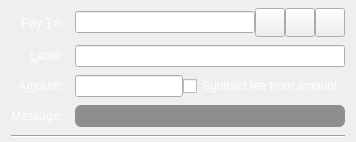
  <widget class="QFrame" name="SendCoins">
   <property name="toolTip">
    <string>This is a normal payment.</string>
   </property>
   <property name="frameShape">
    <enum>QFrame::NoFrame</enum>
   </property>
   <layout class="QGridLayout" name="gridLayout">
    <property name="topMargin">
     <number>8</number>
    </property>
    <property name="bottomMargin">
     <number>4</number>
    </property>
    <property name="horizontalSpacing">
     <number>12</number>
    </property>
    <property name="verticalSpacing">
     <number>8</number>
    </property>
    <item row="0" column="0">
     <widget class="QLabel" name="payToLabel">
      <property name="palette">
       <palette>
        <active>
         <colorrole role="WindowText">
          <brush brushstyle="SolidPattern">
           <color alpha="255">
            <red>255</red>
            <green>255</green>
            <blue>255</blue>
           </color>
          </brush>
         </colorrole>
        </active>
        <inactive>
         <colorrole role="WindowText">
          <brush brushstyle="SolidPattern">
           <color alpha="255">
            <red>255</red>
            <green>255</green>
            <blue>255</blue>
           </color>
          </brush>
         </colorrole>
        </inactive>
        <disabled>
         <colorrole role="WindowText">
          <brush brushstyle="SolidPattern">
           <color alpha="255">
            <red>120</red>
            <green>120</green>
            <blue>120</blue>
           </color>
          </brush>
         </colorrole>
        </disabled>
       </palette>
      </property>
      <property name="text">
       <string>Pay &amp;To:</string>
      </property>
      <property name="alignment">
       <set>Qt::AlignRight|Qt::AlignTrailing|Qt::AlignVCenter</set>
      </property>
      <property name="buddy">
       <cstring>payTo</cstring>
      </property>
     </widget>
    </item>
    <item row="0" column="1">
     <layout class="QHBoxLayout" name="payToLayout">
      <property name="spacing">
       <number>0</number>
      </property>
      <item>
       <widget class="QValidatedLineEdit" name="payTo">
        <property name="toolTip">
         <string>The XGoldCoin address to send the payment to</string>
        </property>
       </widget>
      </item>
      <item>
       <widget class="QToolButton" name="addressBookButton">
        <property name="toolTip">
         <string>Choose previously used address</string>
        </property>
        <property name="text">
         <string/>
        </property>
        <property name="icon">
         <iconset resource="../bitcoin.qrc">
          <normaloff>:/icons/address-book</normaloff>:/icons/address-book</iconset>
        </property>
        <property name="iconSize">
         <size>
          <width>22</width>
          <height>22</height>
         </size>
        </property>
        <property name="shortcut">
         <string>Alt+A</string>
        </property>
       </widget>
      </item>
      <item>
       <widget class="QToolButton" name="pasteButton">
        <property name="toolTip">
         <string>Paste address from clipboard</string>
        </property>
        <property name="text">
         <string/>
        </property>
        <property name="icon">
         <iconset resource="../bitcoin.qrc">
          <normaloff>:/icons/editpaste</normaloff>:/icons/editpaste</iconset>
        </property>
        <property name="iconSize">
         <size>
          <width>22</width>
          <height>22</height>
         </size>
        </property>
        <property name="shortcut">
         <string>Alt+P</string>
        </property>
       </widget>
      </item>
      <item>
       <widget class="QToolButton" name="deleteButton">
        <property name="toolTip">
         <string>Remove this entry</string>
        </property>
        <property name="text">
         <string/>
        </property>
        <property name="icon">
         <iconset resource="../bitcoin.qrc">
          <normaloff>:/icons/remove</normaloff>:/icons/remove</iconset>
        </property>
        <property name="iconSize">
         <size>
          <width>22</width>
          <height>22</height>
         </size>
        </property>
       </widget>
      </item>
     </layout>
    </item>
    <item row="1" column="0">
     <widget class="QLabel" name="labellLabel">
      <property name="palette">
       <palette>
        <active>
         <colorrole role="WindowText">
          <brush brushstyle="SolidPattern">
           <color alpha="255">
            <red>255</red>
            <green>255</green>
            <blue>255</blue>
           </color>
          </brush>
         </colorrole>
        </active>
        <inactive>
         <colorrole role="WindowText">
          <brush brushstyle="SolidPattern">
           <color alpha="255">
            <red>255</red>
            <green>255</green>
            <blue>255</blue>
           </color>
          </brush>
         </colorrole>
        </inactive>
        <disabled>
         <colorrole role="WindowText">
          <brush brushstyle="SolidPattern">
           <color alpha="255">
            <red>120</red>
            <green>120</green>
            <blue>120</blue>
           </color>
          </brush>
         </colorrole>
        </disabled>
       </palette>
      </property>
      <property name="text">
       <string>&amp;Label:</string>
      </property>
      <property name="alignment">
       <set>Qt::AlignRight|Qt::AlignTrailing|Qt::AlignVCenter</set>
      </property>
      <property name="buddy">
       <cstring>addAsLabel</cstring>
      </property>
     </widget>
    </item>
    <item row="1" column="1">
     <widget class="QLineEdit" name="addAsLabel">
      <property name="toolTip">
       <string>Enter a label for this address to add it to the list of used addresses</string>
      </property>
     </widget>
    </item>
    <item row="2" column="0">
     <widget class="QLabel" name="amountLabel">
      <property name="palette">
       <palette>
        <active>
         <colorrole role="WindowText">
          <brush brushstyle="SolidPattern">
           <color alpha="255">
            <red>255</red>
            <green>255</green>
            <blue>255</blue>
           </color>
          </brush>
         </colorrole>
        </active>
        <inactive>
         <colorrole role="WindowText">
          <brush brushstyle="SolidPattern">
           <color alpha="255">
            <red>255</red>
            <green>255</green>
            <blue>255</blue>
           </color>
          </brush>
         </colorrole>
        </inactive>
        <disabled>
         <colorrole role="WindowText">
          <brush brushstyle="SolidPattern">
           <color alpha="255">
            <red>120</red>
            <green>120</green>
            <blue>120</blue>
           </color>
          </brush>
         </colorrole>
        </disabled>
       </palette>
      </property>
      <property name="text">
       <string>A&amp;mount:</string>
      </property>
      <property name="alignment">
       <set>Qt::AlignRight|Qt::AlignTrailing|Qt::AlignVCenter</set>
      </property>
      <property name="buddy">
       <cstring>payAmount</cstring>
      </property>
     </widget>
    </item>
    <item row="2" column="1">
     <layout class="QHBoxLayout" name="horizontalLayoutAmount" stretch="0,1">
      <item>
       <widget class="BitcoinAmountField" name="payAmount"/>
      </item>
      <item>
       <widget class="QCheckBox" name="checkboxSubtractFeeFromAmount">
        <property name="palette">
         <palette>
          <active>
           <colorrole role="WindowText">
            <brush brushstyle="SolidPattern">
             <color alpha="255">
              <red>255</red>
              <green>255</green>
              <blue>255</blue>
             </color>
            </brush>
           </colorrole>
          </active>
          <inactive>
           <colorrole role="WindowText">
            <brush brushstyle="SolidPattern">
             <color alpha="255">
              <red>255</red>
              <green>255</green>
              <blue>255</blue>
             </color>
            </brush>
           </colorrole>
          </inactive>
          <disabled>
           <colorrole role="WindowText">
            <brush brushstyle="SolidPattern">
             <color alpha="255">
              <red>120</red>
              <green>120</green>
              <blue>120</blue>
             </color>
            </brush>
           </colorrole>
          </disabled>
         </palette>
        </property>
        <property name="toolTip">
         <string>The fee will be deducted from the amount being sent. The recipient will receive less xgoldcoins than you enter in the amount field. If multiple recipients are selected, the fee is split equally.</string>
        </property>
        <property name="text">
         <string>S&amp;ubtract fee from amount</string>
        </property>
       </widget>
      </item>
     </layout>
    </item>
    <item row="3" column="0">
     <widget class="QLabel" name="messageLabel">
      <property name="palette">
       <palette>
        <active>
         <colorrole role="WindowText">
          <brush brushstyle="SolidPattern">
           <color alpha="255">
            <red>255</red>
            <green>255</green>
            <blue>255</blue>
           </color>
          </brush>
         </colorrole>
        </active>
        <inactive>
         <colorrole role="WindowText">
          <brush brushstyle="SolidPattern">
           <color alpha="255">
            <red>255</red>
            <green>255</green>
            <blue>255</blue>
           </color>
          </brush>
         </colorrole>
        </inactive>
        <disabled>
         <colorrole role="WindowText">
          <brush brushstyle="SolidPattern">
           <color alpha="255">
            <red>120</red>
            <green>120</green>
            <blue>120</blue>
           </color>
          </brush>
         </colorrole>
        </disabled>
       </palette>
      </property>
      <property name="text">
       <string>Message:</string>
      </property>
      <property name="alignment">
       <set>Qt::AlignRight|Qt::AlignTrailing|Qt::AlignVCenter</set>
      </property>
     </widget>
    </item>
    <item row="3" column="1">
     <widget class="QLabel" name="messageTextLabel">
      <property name="palette">
       <palette>
        <active>
         <colorrole role="WindowText">
          <brush brushstyle="SolidPattern">
           <color alpha="255">
            <red>255</red>
            <green>255</green>
            <blue>255</blue>
           </color>
          </brush>
         </colorrole>
         <colorrole role="Button">
          <brush brushstyle="LinearGradientPattern">
           <gradient startx="0.500000000000000" starty="0.000000000000000" endx="0.500000000000000" endy="1.000000000000000" type="LinearGradient" spread="PadSpread" coordinatemode="ObjectBoundingMode">
            <gradientstop position="0.500000000000000">
             <color alpha="102">
              <red>0</red>
              <green>0</green>
              <blue>0</blue>
             </color>
            </gradientstop>
           </gradient>
          </brush>
         </colorrole>
         <colorrole role="Base">
          <brush brushstyle="LinearGradientPattern">
           <gradient startx="0.500000000000000" starty="0.000000000000000" endx="0.500000000000000" endy="1.000000000000000" type="LinearGradient" spread="PadSpread" coordinatemode="ObjectBoundingMode">
            <gradientstop position="0.500000000000000">
             <color alpha="102">
              <red>0</red>
              <green>0</green>
              <blue>0</blue>
             </color>
            </gradientstop>
           </gradient>
          </brush>
         </colorrole>
         <colorrole role="Window">
          <brush brushstyle="LinearGradientPattern">
           <gradient startx="0.500000000000000" starty="0.000000000000000" endx="0.500000000000000" endy="1.000000000000000" type="LinearGradient" spread="PadSpread" coordinatemode="ObjectBoundingMode">
            <gradientstop position="0.500000000000000">
             <color alpha="102">
              <red>0</red>
              <green>0</green>
              <blue>0</blue>
             </color>
            </gradientstop>
           </gradient>
          </brush>
         </colorrole>
        </active>
        <inactive>
         <colorrole role="WindowText">
          <brush brushstyle="SolidPattern">
           <color alpha="255">
            <red>255</red>
            <green>255</green>
            <blue>255</blue>
           </color>
          </brush>
         </colorrole>
         <colorrole role="Button">
          <brush brushstyle="LinearGradientPattern">
           <gradient startx="0.500000000000000" starty="0.000000000000000" endx="0.500000000000000" endy="1.000000000000000" type="LinearGradient" spread="PadSpread" coordinatemode="ObjectBoundingMode">
            <gradientstop position="0.500000000000000">
             <color alpha="102">
              <red>0</red>
              <green>0</green>
              <blue>0</blue>
             </color>
            </gradientstop>
           </gradient>
          </brush>
         </colorrole>
         <colorrole role="Base">
          <brush brushstyle="LinearGradientPattern">
           <gradient startx="0.500000000000000" starty="0.000000000000000" endx="0.500000000000000" endy="1.000000000000000" type="LinearGradient" spread="PadSpread" coordinatemode="ObjectBoundingMode">
            <gradientstop position="0.500000000000000">
             <color alpha="102">
              <red>0</red>
              <green>0</green>
              <blue>0</blue>
             </color>
            </gradientstop>
           </gradient>
          </brush>
         </colorrole>
         <colorrole role="Window">
          <brush brushstyle="LinearGradientPattern">
           <gradient startx="0.500000000000000" starty="0.000000000000000" endx="0.500000000000000" endy="1.000000000000000" type="LinearGradient" spread="PadSpread" coordinatemode="ObjectBoundingMode">
            <gradientstop position="0.500000000000000">
             <color alpha="102">
              <red>0</red>
              <green>0</green>
              <blue>0</blue>
             </color>
            </gradientstop>
           </gradient>
          </brush>
         </colorrole>
        </inactive>
        <disabled>
         <colorrole role="WindowText">
          <brush brushstyle="SolidPattern">
           <color alpha="255">
            <red>120</red>
            <green>120</green>
            <blue>120</blue>
           </color>
          </brush>
         </colorrole>
         <colorrole role="Button">
          <brush brushstyle="LinearGradientPattern">
           <gradient startx="0.500000000000000" starty="0.000000000000000" endx="0.500000000000000" endy="1.000000000000000" type="LinearGradient" spread="PadSpread" coordinatemode="ObjectBoundingMode">
            <gradientstop position="0.500000000000000">
             <color alpha="102">
              <red>0</red>
              <green>0</green>
              <blue>0</blue>
             </color>
            </gradientstop>
           </gradient>
          </brush>
         </colorrole>
         <colorrole role="Base">
          <brush brushstyle="LinearGradientPattern">
           <gradient startx="0.500000000000000" starty="0.000000000000000" endx="0.500000000000000" endy="1.000000000000000" type="LinearGradient" spread="PadSpread" coordinatemode="ObjectBoundingMode">
            <gradientstop position="0.500000000000000">
             <color alpha="102">
              <red>0</red>
              <green>0</green>
              <blue>0</blue>
             </color>
            </gradientstop>
           </gradient>
          </brush>
         </colorrole>
         <colorrole role="Window">
          <brush brushstyle="LinearGradientPattern">
           <gradient startx="0.500000000000000" starty="0.000000000000000" endx="0.500000000000000" endy="1.000000000000000" type="LinearGradient" spread="PadSpread" coordinatemode="ObjectBoundingMode">
            <gradientstop position="0.500000000000000">
             <color alpha="102">
              <red>0</red>
              <green>0</green>
              <blue>0</blue>
             </color>
            </gradientstop>
           </gradient>
          </brush>
         </colorrole>
        </disabled>
       </palette>
      </property>
      <property name="toolTip">
       <string>A message that was attached to the xgoldcoin: URI which will be stored with the transaction for your reference. Note: This message will not be sent over the XGoldCoin network.</string>
      </property>
      <property name="styleSheet">
       <string notr="true">background-color: qlineargradient(spread:pad, x1:0.5, y1:0, x2:0.5, y2:1, stop:0.5 rgba(0, 0, 0, 102));
border:0;
border-radius:6px;
font-size:10px;
font-weight:bold;
padding-left:5px;
padding-right:5px;
padding-top:5px;
padding-bottom:5px;</string>
      </property>
      <property name="textFormat">
       <enum>Qt::PlainText</enum>
      </property>
     </widget>
    </item>
    <item row="4" column="0" colspan="2">
     <widget class="Line" name="line">
      <property name="orientation">
       <enum>Qt::Horizontal</enum>
      </property>
     </widget>
    </item>
   </layout>
  </widget>
